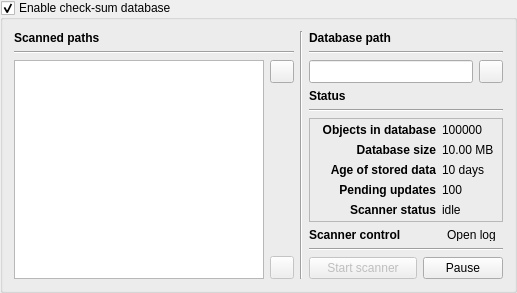
            <widget class="QGroupBox" name="groupBoxCheckSumDatabase">
             <property name="sizePolicy">
              <sizepolicy hsizetype="MinimumExpanding" vsizetype="MinimumExpanding">
               <horstretch>0</horstretch>
               <verstretch>0</verstretch>
              </sizepolicy>
             </property>
             <property name="title">
              <string>Enable check-sum database</string>
             </property>
             <property name="checkable">
              <bool>true</bool>
             </property>
             <layout class="QGridLayout" name="gridLayout_4">
              <item row="0" column="0">
               <layout class="QGridLayout" name="gridLayoutCheckSumDatabase" columnstretch="2,0,0,1,0">
                <item row="2" column="0" rowspan="9">
                 <widget class="QListWidget" name="listWidgetCheckSumDbScannedPaths">
                  <property name="sizePolicy">
                   <sizepolicy hsizetype="Expanding" vsizetype="Ignored">
                    <horstretch>0</horstretch>
                    <verstretch>0</verstretch>
                   </sizepolicy>
                  </property>
                  <property name="contextMenuPolicy">
                   <enum>Qt::CustomContextMenu</enum>
                  </property>
                  <property name="toolTip">
                   <string>List of scanned paths</string>
                  </property>
                  <property name="dragDropMode">
                   <enum>QAbstractItemView::InternalMove</enum>
                  </property>
                  <property name="selectionMode">
                   <enum>QAbstractItemView::ExtendedSelection</enum>
                  </property>
                  <property name="textElideMode">
                   <enum>Qt::ElideMiddle</enum>
                  </property>
                 </widget>
                </item>
                <item row="2" column="1" rowspan="9">
                 <layout class="QVBoxLayout" name="verticalLayout_3">
                  <item>
                   <widget class="QToolButton" name="toolButtonCheckSumDbAddPath">
                    <property name="toolTip">
                     <string>Add a path</string>
                    </property>
                    <property name="icon">
                     <iconset resource="qmc2.qrc">
                      <normaloff>:/data/img/plus.png</normaloff>:/data/img/plus.png</iconset>
                    </property>
                   </widget>
                  </item>
                  <item>
                   <spacer name="verticalSpacer_2">
                    <property name="orientation">
                     <enum>Qt::Vertical</enum>
                    </property>
                    <property name="sizeHint" stdset="0">
                     <size>
                      <width>20</width>
                      <height>0</height>
                     </size>
                    </property>
                   </spacer>
                  </item>
                  <item>
                   <widget class="QToolButton" name="toolButtonCheckSumDbRemovePath">
                    <property name="enabled">
                     <bool>false</bool>
                    </property>
                    <property name="toolTip">
                     <string>Remove selected paths</string>
                    </property>
                    <property name="icon">
                     <iconset resource="qmc2.qrc">
                      <normaloff>:/data/img/minus.png</normaloff>:/data/img/minus.png</iconset>
                    </property>
                   </widget>
                  </item>
                 </layout>
                </item>
                <item row="1" column="0" colspan="2">
                 <widget class="Line" name="line_16">
                  <property name="orientation">
                   <enum>Qt::Horizontal</enum>
                  </property>
                 </widget>
                </item>
                <item row="0" column="2" rowspan="11">
                 <widget class="Line" name="line_18">
                  <property name="orientation">
                   <enum>Qt::Vertical</enum>
                  </property>
                 </widget>
                </item>
                <item row="0" column="0" colspan="2">
                 <widget class="QLabel" name="labelCheckSumDbScannedPaths">
                  <property name="text">
                   <string>&lt;html&gt;&lt;head/&gt;&lt;body&gt;&lt;p&gt;&lt;span style=&quot; font-weight:600;&quot;&gt;Scanned paths&lt;/span&gt;&lt;/p&gt;&lt;/body&gt;&lt;/html&gt;</string>
                  </property>
                 </widget>
                </item>
                <item row="8" column="3">
                 <widget class="QLabel" name="labelCheckSumDbScannerControl">
                  <property name="text">
                   <string>&lt;html&gt;&lt;head/&gt;&lt;body&gt;&lt;p&gt;&lt;span style=&quot; font-weight:600;&quot;&gt;Scanner control&lt;/span&gt;&lt;/p&gt;&lt;/body&gt;&lt;/html&gt;</string>
                  </property>
                 </widget>
                </item>
                <item row="8" column="4">
                 <widget class="QToolButton" name="toolButtonCheckSumDbViewLog">
                  <property name="sizePolicy">
                   <sizepolicy hsizetype="Fixed" vsizetype="Ignored">
                    <horstretch>0</horstretch>
                    <verstretch>0</verstretch>
                   </sizepolicy>
                  </property>
                  <property name="toolTip">
                   <string>Open / close the scanner log window</string>
                  </property>
                  <property name="text">
                   <string>Open log</string>
                  </property>
                  <property name="toolButtonStyle">
                   <enum>Qt::ToolButtonTextOnly</enum>
                  </property>
                  <property name="autoRaise">
                   <bool>true</bool>
                  </property>
                 </widget>
                </item>
                <item row="9" column="3" colspan="2">
                 <widget class="Line" name="line_20">
                  <property name="orientation">
                   <enum>Qt::Horizontal</enum>
                  </property>
                 </widget>
                </item>
                <item row="6" column="3" colspan="2">
                 <widget class="QLabel" name="labelCheckSumDbStatusDisplay">
                  <property name="toolTip">
                   <string>Database / scanner status</string>
                  </property>
                  <property name="frameShape">
                   <enum>QFrame::StyledPanel</enum>
                  </property>
                  <property name="frameShadow">
                   <enum>QFrame::Sunken</enum>
                  </property>
                  <property name="text">
                   <string notr="true">&lt;center&gt;
&lt;table border=&quot;0&quot; cellpadding=&quot;2&quot; cellspacing=&quot;2&quot;&gt;
&lt;tr&gt;&lt;td valign=&quot;top&quot; align=&quot;right&quot;&gt;&lt;b&gt;Objects in database&lt;/b&gt;&lt;/td&gt;&lt;td valign=&quot;top&quot;&gt;100000&lt;/td&gt;&lt;/tr&gt;
&lt;tr&gt;&lt;td valign=&quot;top&quot; align=&quot;right&quot;&gt;&lt;b&gt;Database size&lt;/b&gt;&lt;/td&gt;&lt;td valign=&quot;top&quot;&gt;10.00 MB&lt;/td&gt;&lt;/tr&gt;
&lt;tr&gt;&lt;td valign=&quot;top&quot; align=&quot;right&quot;&gt;&lt;b&gt;Age of stored data&lt;/b&gt;&lt;/td&gt;&lt;td valign=&quot;top&quot;&gt;10 days&lt;/td&gt;&lt;/tr&gt;
&lt;tr&gt;&lt;td valign=&quot;top&quot; align=&quot;right&quot;&gt;&lt;b&gt;Pending updates&lt;/b&gt;&lt;/td&gt;&lt;td valign=&quot;top&quot;&gt;100&lt;/td&gt;&lt;/tr&gt;
&lt;tr&gt;&lt;td valign=&quot;top&quot; align=&quot;right&quot;&gt;&lt;b&gt;Scanner status&lt;/b&gt;&lt;/td&gt;&lt;td valign=&quot;top&quot;&gt;idle&lt;/td&gt;&lt;/tr&gt;
&lt;/table&gt;
&lt;/center&gt;</string>
                  </property>
                 </widget>
                </item>
                <item row="5" column="3" colspan="2">
                 <widget class="Line" name="line_19">
                  <property name="orientation">
                   <enum>Qt::Horizontal</enum>
                  </property>
                 </widget>
                </item>
                <item row="3" column="3" rowspan="2" colspan="2">
                 <widget class="QLabel" name="labelCheckSumDbStatus">
                  <property name="text">
                   <string>&lt;html&gt;&lt;head/&gt;&lt;body&gt;&lt;p&gt;&lt;span style=&quot; font-weight:600;&quot;&gt;Status&lt;/span&gt;&lt;/p&gt;&lt;/body&gt;&lt;/html&gt;</string>
                  </property>
                 </widget>
                </item>
                <item row="2" column="3" colspan="2">
                 <layout class="QHBoxLayout" name="horizontalLayout_3">
                  <item>
                   <widget class="QLineEdit" name="lineEditCheckSumDbDatabasePath">
                    <property name="sizePolicy">
                     <sizepolicy hsizetype="Expanding" vsizetype="Minimum">
                      <horstretch>0</horstretch>
                      <verstretch>0</verstretch>
                     </sizepolicy>
                    </property>
                    <property name="toolTip">
                     <string>Path to the check-sum database file</string>
                    </property>
                   </widget>
                  </item>
                  <item>
                   <widget class="QToolButton" name="toolButtonBrowseCheckSumDbDatabasePath">
                    <property name="sizePolicy">
                     <sizepolicy hsizetype="Fixed" vsizetype="Minimum">
                      <horstretch>0</horstretch>
                      <verstretch>0</verstretch>
                     </sizepolicy>
                    </property>
                    <property name="toolTip">
                     <string>Browse path to the check-sum database file</string>
                    </property>
                    <property name="icon">
                     <iconset resource="qmc2.qrc">
                      <normaloff>:/data/img/fileopen.png</normaloff>:/data/img/fileopen.png</iconset>
                    </property>
                   </widget>
                  </item>
                 </layout>
                </item>
                <item row="1" column="3" colspan="2">
                 <widget class="Line" name="line_17">
                  <property name="orientation">
                   <enum>Qt::Horizontal</enum>
                  </property>
                 </widget>
                </item>
                <item row="0" column="3" colspan="2">
                 <widget class="QLabel" name="labelCheckSumDbDatabasePath">
                  <property name="text">
                   <string>&lt;html&gt;&lt;head/&gt;&lt;body&gt;&lt;p&gt;&lt;span style=&quot; font-weight:600;&quot;&gt;Database path&lt;/span&gt;&lt;/p&gt;&lt;/body&gt;&lt;/html&gt;</string>
                  </property>
                 </widget>
                </item>
                <item row="7" column="3" colspan="2">
                 <spacer name="verticalSpacer_3">
                  <property name="orientation">
                   <enum>Qt::Vertical</enum>
                  </property>
                  <property name="sizeHint" stdset="0">
                   <size>
                    <width>20</width>
                    <height>0</height>
                   </size>
                  </property>
                 </spacer>
                </item>
                <item row="10" column="3" colspan="2">
                 <layout class="QHBoxLayout" name="horizontalLayout_8">
                  <item>
                   <widget class="QPushButton" name="pushButtonCheckSumDbScan">
                    <property name="enabled">
                     <bool>false</bool>
                    </property>
                    <property name="sizePolicy">
                     <sizepolicy hsizetype="MinimumExpanding" vsizetype="Fixed">
                      <horstretch>0</horstretch>
                      <verstretch>0</verstretch>
                     </sizepolicy>
                    </property>
                    <property name="toolTip">
                     <string>Start / stop scanner</string>
                    </property>
                    <property name="text">
                     <string>Start scanner</string>
                    </property>
                    <property name="icon">
                     <iconset resource="qmc2.qrc">
                      <normaloff>:/data/img/refresh.png</normaloff>:/data/img/refresh.png</iconset>
                    </property>
                    <property name="autoDefault">
                     <bool>false</bool>
                    </property>
                   </widget>
                  </item>
                  <item>
                   <widget class="QPushButton" name="pushButtonCheckSumDbPauseResumeScan">
                    <property name="toolTip">
                     <string>Pause / resume scanner</string>
                    </property>
                    <property name="text">
                     <string>Pause</string>
                    </property>
                    <property name="icon">
                     <iconset resource="qmc2.qrc">
                      <normaloff>:/data/img/time.png</normaloff>:/data/img/time.png</iconset>
                    </property>
                    <property name="autoDefault">
                     <bool>false</bool>
                    </property>
                   </widget>
                  </item>
                 </layout>
                </item>
               </layout>
              </item>
             </layout>
            </widget>
